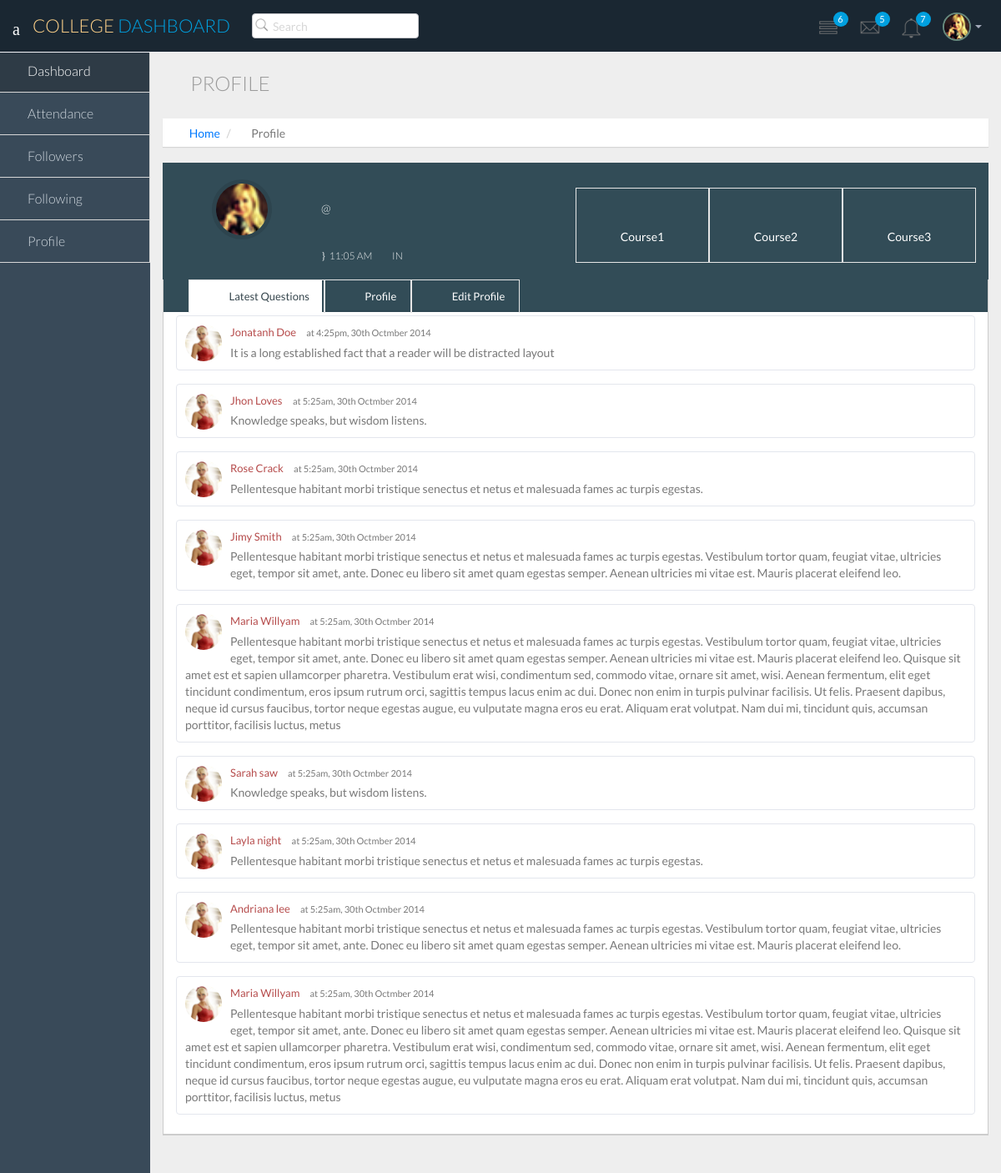
The app's page /user/17/profile, older data.
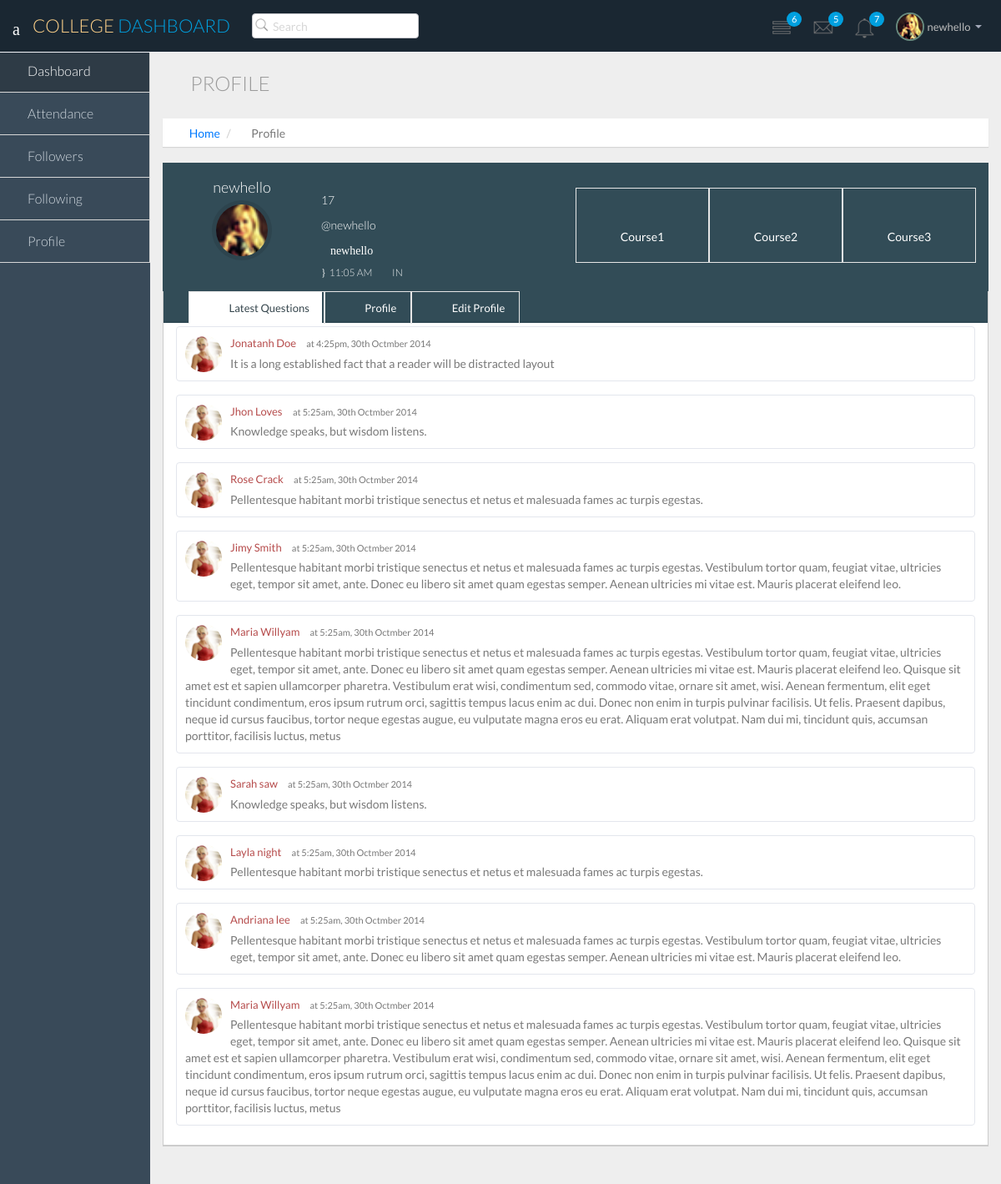
The same page, newer data.
### college/models.py (models this page shows, shortened)
class Student(models.Model):
    def get_upload_to(instance, filename):
        upload_to = 'user_avatars'
        ext = filename.split('.')[-1]
        if instance.pk:
            filename = '{}.{}'.format(instance.pk, ext)
        else:
            filename = '{}.{}'.format(uuid.uuid4().hex, ext)
        return upload_to + '/' + filename
    username=models.IntegerField(validators=[MinValueValidator(0),MaxValueValidator(1000000000000)], blank=True, null=True,unique=True)
    name = models.CharField(max_length=50)
    email = models.EmailField()
    course=models.ForeignKey(Course,on_delete=models.CASCADE, null=True)
    avatar = models.ImageField(upload_to=get_upload_to, default='user_avatars/default-avatar.jpg', blank=False, null=False)

### college/views.py (the view)
# urls.py: url(r'^user/(?P<username>[0-9]+)/profile$', views.profile, name="sprofile"),
def profile(request, username):
    user = Student.objects.filter(username__iexact=username).first()
    data={
        "user":user,
    }
    return render(request, 'profile.html', data)

### college/models.py (called while the page is built)
    def __str__(self):
        return self.coursename

### college/templates/profile.html (shortened to what the changed rows need)
{% load static %}
<!DOCTYPE html>
<html lang="en">
  <head>
    <link href="{% static 'css/bootstrap.min.css' %}" rel="stylesheet">
    <link href="{% static 'css/bootstrap-theme.css' %}" rel="stylesheet">
    <link href="{% static 'css/elegant-icons-style.css' %}" rel="stylesheet" />
    <link href="{% static 'css/font-awesome.min.css' %}" rel="stylesheet" />
    <link href="{% static 'css/style.css' %}" rel="stylesheet">
    <link href="{% static 'css/style-responsive.css' %}" rel="stylesheet" />
  </head>
  <body>
  <section id="container" class="">
      <header class="header dark-bg">
                <div class="top-nav notification-row">
                    <ul class="nav pull-right top-menu">
                        <li class="dropdown">
                            <a data-toggle="dropdown" class="dropdown-toggle" href="#">
                            <span class="profile-ava">
                            <img alt="" src="{% static 'dashboard/img/avatar1_small.jpg' %}">
                            </span>
                            <span class="username">{{ user.name }}</span>
                            <b class="caret"></b>
                            </a>
                        </li>
                    </ul>
                </div>
            </header>
      <section id="main-content">
          <section class="wrapper">
              <div class="row">
                <div class="col-lg-12">
                    <div class="profile-widget profile-widget-info">
                          <div class="panel-body">
                            <div class="col-lg-2 col-sm-2">
                              <h4>{{ user.name }}</h4>
                              <div class="follow-ava">
                                  <img src="{% static 'dashboard/img/avatar1_small.jpg' %}" alt="user">
                              </div>
                            </div>
                            <div class="col-lg-4 col-sm-4 follow-info">
                                <p>{{ user.username }}</p>
                                <p>@{{ user.name }}</p>
								<p><i class="fa fa-twitter">{{ user.name }}</i></p>
                                <h6>
                                    <span><i class="icon_clock_alt"></i>11:05 AM</span>
                                    <span><i class="icon_pin_alt"></i>IN</span>
                                </h6>
                            </div>
                          </div>
                    </div>
                </div>
              </div>
          </section>
      </section>
  </section>
  </body>
</html>

Row changes from the older to the newer data that the page shows:
added Student: name "newhello", username "17"
